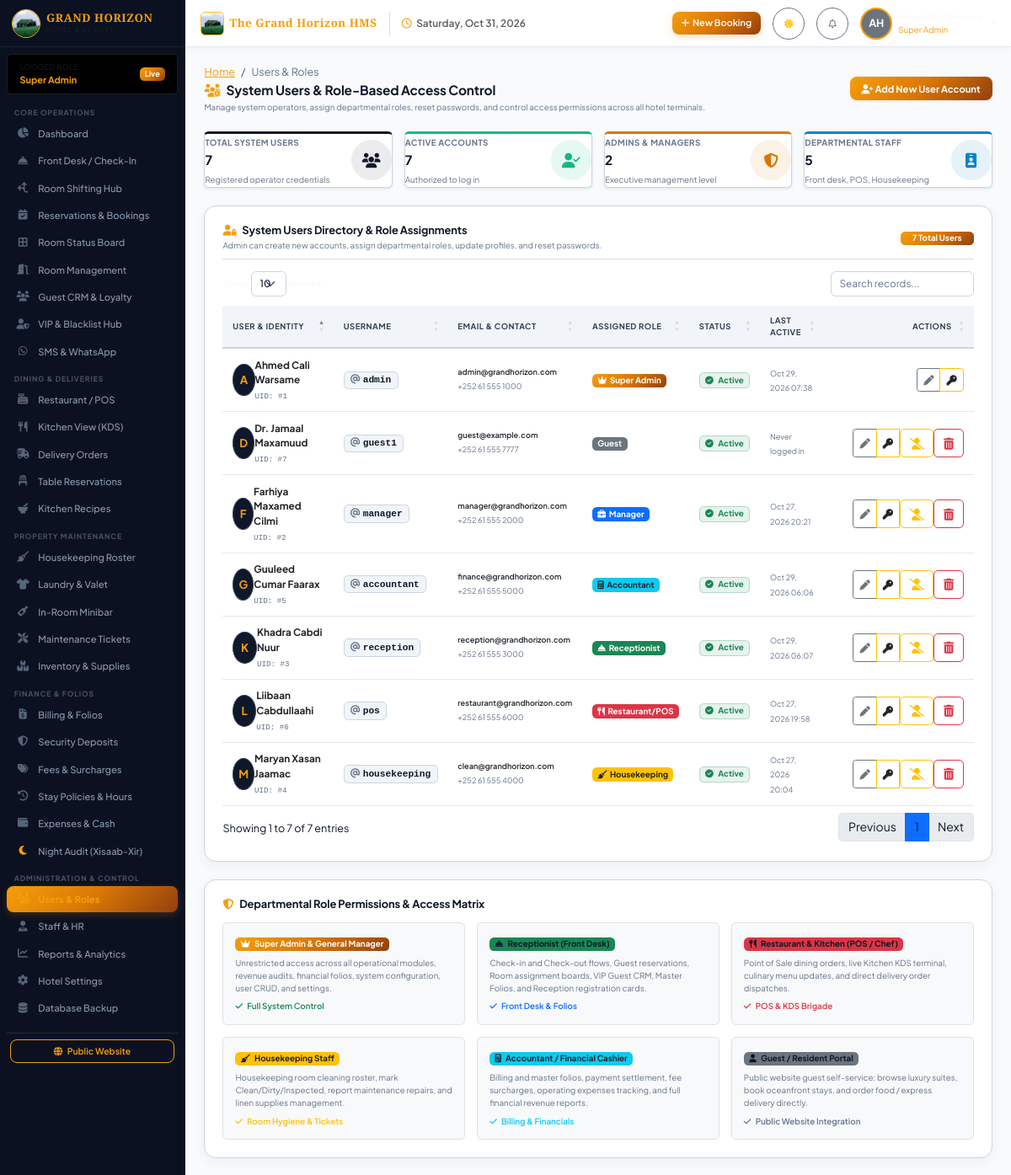
Page /users/ (signed in) on the earlier database version.
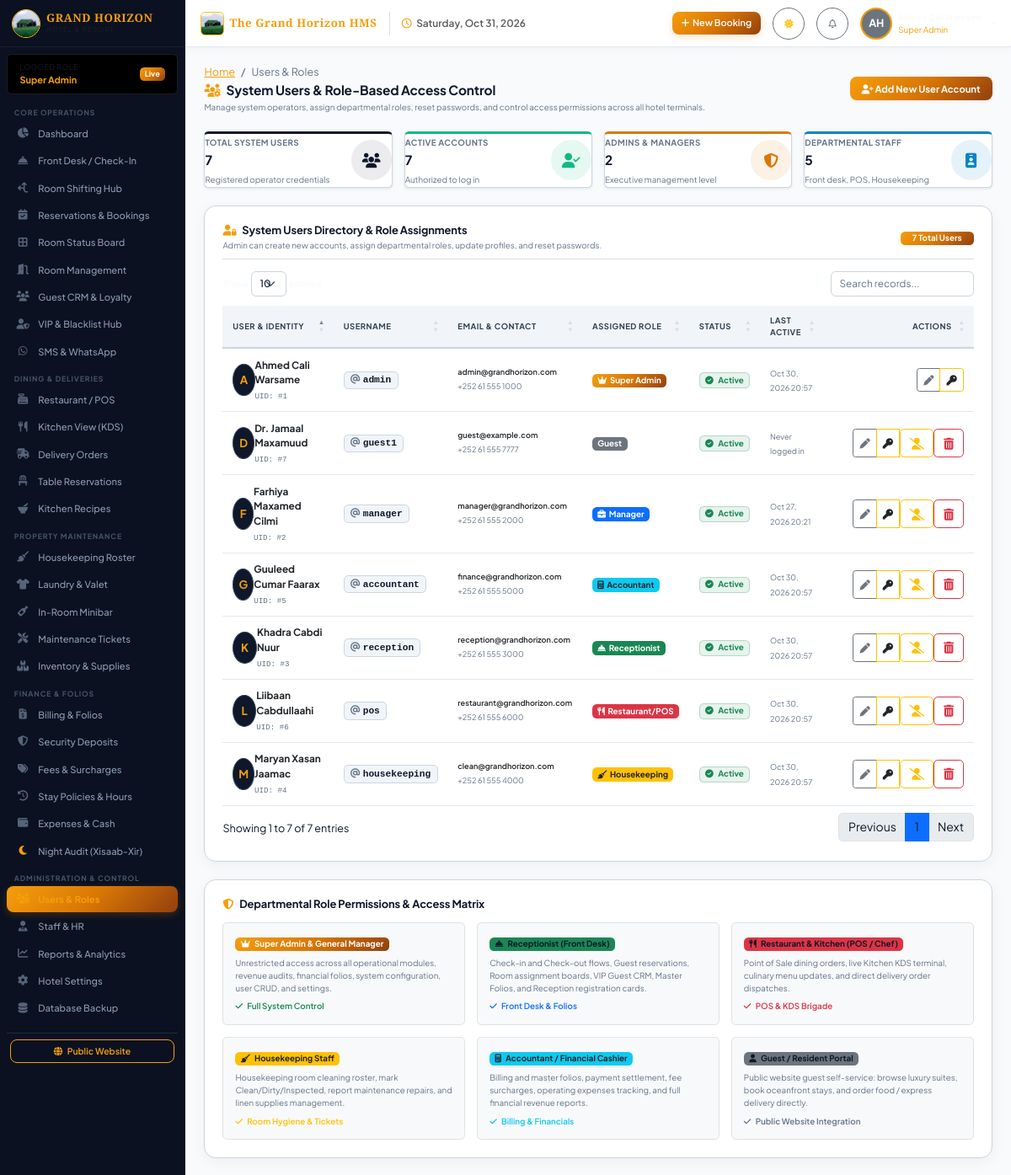
Same page on the later database version.
### app/models/user.py (models this page shows, shortened)
class User(UserMixin, db.Model):
    __tablename__ = 'users'
    id = db.Column(db.Integer, primary_key=True)
    role_id = db.Column(db.Integer, db.ForeignKey('roles.id'), nullable=False)
    username = db.Column(db.String(60), unique=True, nullable=False)
    email = db.Column(db.String(120), unique=True, nullable=False)
    password_hash = db.Column(db.String(255), nullable=False)
    full_name = db.Column(db.String(120), nullable=False)
    phone = db.Column(db.String(30), nullable=True)
    avatar = db.Column(db.String(255), default='default-avatar.png')
    is_active = db.Column(db.Boolean, default=True)
    last_login = db.Column(db.DateTime, nullable=True)
    created_at = db.Column(db.DateTime, default=datetime.utcnow)
    updated_at = db.Column(db.DateTime, default=datetime.utcnow, onupdate=datetime.utcnow)
    role = db.relationship('Role', back_populates='users')
    guest_profile = db.relationship('Guest', back_populates='user', uselist=False)
    employee_profile = db.relationship('Employee', back_populates='user', uselist=False)
    def has_role(self, *role_names):
        if not self.role:
            return False
        return self.role.name in role_names or self.role.name == 'Super Admin'

class Role(db.Model):
    __tablename__ = 'roles'
    id = db.Column(db.Integer, primary_key=True)
    name = db.Column(db.String(50), unique=True, nullable=False)
    description = db.Column(db.String(255), nullable=True)
    created_at = db.Column(db.DateTime, default=datetime.utcnow)
    users = db.relationship('User', back_populates='role', lazy=True)
    permissions = db.relationship('Permission', secondary='role_permissions', back_populates='roles')

### app/routes/users.py (the view)
@users_bp.route('/')
@login_required
def index():
    if not admin_required():
        flash('Access restricted. Admin credentials required to manage system users & roles.', 'danger')
        return redirect(url_for('dashboard.index'))
    users = User.query.order_by(User.id.asc()).all()
    roles = Role.query.order_by(Role.id.asc()).all()
    total_users = len(users)
    active_users = sum(1 for u in users if u.is_active)
    admin_count = sum(1 for u in users if u.role and u.role.name in ['Super Admin', 'Manager'])
    staff_count = total_users - admin_count
    return render_template(
        'users/index.html',
        users=users,
        roles=roles,
        total_users=total_users,
        active_users=active_users,
        admin_count=admin_count,
        staff_count=staff_count
    )

### app/models/misc.py (called while the page is built)
    @classmethod
    def get_value(cls, key, default=None):
        setting = cls.query.filter_by(setting_key=key).first()
        return setting.setting_value if setting else default

### app/models/user.py (called while the page is built)
@login_manager.user_loader
def load_user(user_id):
    return User.query.get(int(user_id))

### app/routes/users.py (called while the page is built)
def admin_required():
    return current_user.is_authenticated and (current_user.has_role('Super Admin', 'Manager') or current_user.role_id == 1)

### app/templates/users/index.html (shortened to what the changed rows need)
{% extends "base.html" %}
{% block content %}
<div class="d-flex justify-content-between align-items-center mb-4 flex-wrap gap-2">
    <div>
        <h2 class="h3 fw-bold mb-1" style="color: #0f172a;">
            <i class="fa-solid fa-users-gear text-gold me-2"></i>System Users &amp; Role-Based Access Control
        </h2>
    </div>
</div>
<div class="card-luxury p-4 mb-4">
    <div class="table-responsive">
        <table class="table-luxury datatable">
            <thead>
                <tr>
                    <th>User &amp; Identity</th>
                    <th>Username</th>
                    <th>Email &amp; Contact</th>
                    <th>Assigned Role</th>
                    <th>Status</th>
                    <th>Last Active</th>
                    <th class="text-end" style="min-width: 140px;">Actions</th>
                </tr>
            </thead>
            <tbody>
                {% for u in users %}
                <tr>
                    <td>
                        <div class="d-flex align-items-center gap-2.5">
                            <div class="rounded-circle d-flex align-items-center justify-content-center fw-bold" style="width: 38px; height: 38px; background: #0f172a; color: #f59e0b; font-size: 0.95rem; border: 1px solid #334155;">
                                {{ u.full_name[:1] | upper if u.full_name else 'U' }}
                            </div>
                            <div>
                                <div class="fw-bold text-dark">{{ u.full_name }}</div>
                                <small class="text-muted font-monospace">UID: #{{ u.id }}</small>
                            </div>
                        </div>
                    </td>
                    <td>
                        <span class="badge px-2.5 py-1 font-monospace fw-bold" style="background: #f1f5f9; color: #0f172a; border: 1px solid #cbd5e1; font-size: 0.8rem;">
                            <i class="fa-solid fa-at text-muted me-1"></i>{{ u.username }}
                        </span>
                    </td>
                    <td>
                        <div class="small fw-semibold text-dark">{{ u.email }}</div>
                        <small class="text-muted">{{ u.phone or 'No phone registered' }}</small>
                    </td>
                    <td>
                        {% if u.role %}
                            {% if u.role.name == 'Super Admin' %}
                                <span class="badge bg-gold text-dark fw-bold px-2.5 py-1"><i class="fa-solid fa-crown me-1"></i>Super Admin</span>
                            {% elif u.role.name == 'Manager' %}
                                <span class="badge bg-primary px-2.5 py-1"><i class="fa-solid fa-briefcase me-1"></i>Manager</span>
                            {% elif u.role.name == 'Receptionist' %}
                                <span class="badge bg-success px-2.5 py-1"><i class="fa-solid fa-bell-concierge me-1"></i>Receptionist</span>
                            {% elif u.role.name == 'Housekeeping' %}
                                <span class="badge bg-warning text-dark px-2.5 py-1"><i class="fa-solid fa-broom me-1"></i>Housekeeping</span>
                            {% elif u.role.name == 'Accountant' %}
                                <span class="badge bg-info text-dark px-2.5 py-1"><i class="fa-solid fa-calculator me-1"></i>Accountant</span>
                            {% elif u.role.name == 'Restaurant/POS Staff' %}
                                <span class="badge bg-danger px-2.5 py-1"><i class="fa-solid fa-utensils me-1"></i>Restaurant/POS</span>
                            {% else %}
                                <span class="badge bg-secondary px-2.5 py-1">{{ u.role.name }}</span>
                            {% endif %}
                        {% else %}
                            <span class="badge bg-secondary">No Role</span>
                        {% endif %}
                    </td>
                    <td>
                        {% if u.is_active %}
                        <span class="badge bg-success bg-opacity-10 text-success border border-success border-opacity-25 px-2.5 py-1">
                            <i class="fa-solid fa-circle-check me-1"></i> Active
                        </span>
                        {% else %}
                        <span class="badge bg-danger bg-opacity-10 text-danger border border-danger border-opacity-25 px-2.5 py-1">
                            <i class="fa-solid fa-circle-xmark me-1"></i> Inactive
                        </span>
                        {% endif %}
                    </td>
                    <td>
                        <small class="text-muted">
                            {{ u.last_login.strftime('%b %d, %Y %H:%M') if u.last_login else 'Never logged in' }}
                        </small>
                    </td>
                    <td class="text-end">
                        <div class="btn-group btn-group-sm">
                            <button type="button" class="btn btn-outline-secondary" title="Edit User Details" data-bs-toggle="modal" data-bs-target="#editUserModal{{ u.id }}">
                                <i class="fa-solid fa-pen"></i>
                            </button>
                            <button type="button" class="btn btn-outline-warning text-dark" title="Reset Password" data-bs-toggle="modal" data-bs-target="#resetPassModal{{ u.id }}">
                                <i class="fa-solid fa-key"></i>
                            </button>
                            {% if u.id != 1 and u.id != current_user.id %}
                            <form action="{{ url_for('users.toggle_status', user_id=u.id) }}" method="POST" class="d-inline">
                                <button type="submit" class="btn btn-outline-{{ 'warning' if u.is_active else 'success' }}" title="{{ 'Deactivate' if u.is_active else 'Activate' }}">
                                    <i class="fa-solid fa-{{ 'user-slash' if u.is_active else 'user-check' }}"></i>
                                </button>
                            </form>
                            <form action="{{ url_for('users.delete_user', user_id=u.id) }}" method="POST" class="d-inline" onsubmit="return confirm('Are you sure you want to permanently delete user account: {{ u.username }}?');">
                                <button type="submit" class="btn btn-outline-danger" title="Delete User">
                                    <i class="fa-solid fa-trash-can"></i>
                                </button>
                            </form>
                            {% endif %}
                        </div>
                    </td>
                </tr>
                {% endfor %}
            </tbody>
        </table>
    </div>
</div>
{% endblock %}

### app/templates/base.html (shortened to what the changed rows need)
<!DOCTYPE html>
<html lang="en">
<head>
    <link rel="stylesheet" href="https://cdnjs.cloudflare.com/ajax/libs/font-awesome/6.5.1/css/all.min.css">
    <link href="https://cdn.jsdelivr.net/npm/bootstrap@5.3.3/dist/css/bootstrap.min.css" rel="stylesheet">
    <link rel="stylesheet" href="https://cdn.datatables.net/1.13.7/css/dataTables.bootstrap5.min.css">
    <link rel="stylesheet" href="https://cdn.jsdelivr.net/npm/fullcalendar@6.1.11/index.global.min.css">
    <link rel="stylesheet" href="{{ url_for('static', filename='css/custom.css') }}">
</head>
<body>
    <div class="app-wrapper">
        <aside class="app-sidebar">
            <div class="sidebar-nav">
                <div class="px-3 py-2 mb-2 rounded bg-black bg-opacity-30 border border-secondary border-opacity-25 d-flex align-items-center justify-content-between">
                    <div class="small text-truncate" style="max-width: 130px;">
                        <span class="text-muted" style="font-size:0.65rem; text-transform:uppercase; letter-spacing:0.04em;">Logged Role</span>
                        <div class="fw-bold text-gold text-truncate" style="font-size:0.78rem;">{{ current_user.role.name if current_user.is_authenticated and current_user.role else 'Operator' }}</div>
                    </div>
                </div>
            </div>
        </aside>
        <div class="app-main">
            <header class="app-topbar">
                <div class="d-flex align-items-center gap-3">
                    {% if current_user.is_authenticated %}
                    <div class="dropdown">
                        <a href="#" class="d-flex align-items-center gap-2 text-decoration-none dropdown-toggle text-light" data-bs-toggle="dropdown">
                            <div class="rounded-circle bg-secondary d-flex align-items-center justify-content-center text-white fw-bold" style="width: 38px; height: 38px; border: 2px solid var(--gold-accent);">
                                {{ current_user.full_name[:2].upper() }}
                            </div>
                            <div class="d-none d-md-block text-start">
                                <div class="fw-semibold small leading-tight">{{ current_user.full_name }}</div>
                                <div class="text-gold" style="font-size: 0.7rem;">{{ current_user.role.name if current_user.role else 'User' }}</div>
                            </div>
                        </a>
                    </div>
                    {% else %}
                    <a href="{{ url_for('auth.login') }}" class="btn btn-outline-gold btn-sm">Log In</a>
                    {% endif %}
                </div>
            </header>
            <main class="app-content">
                {% block content %}{% endblock %}
            </main>
        </div>
    </div>
</body>
</html>

Differences in the rows shown:
changed User "Ahmed Cali Warsame": last_login "Oct 29, 2026 07:38" → "Oct 30, 2026 20:57"
changed User "Khadra Cabdi Nuur": last_login "Oct 29, 2026 06:07" → "Oct 30, 2026 20:57"
changed User "Maryan Xasan Jaamac": last_login "Oct 27, 2026 20:04" → "Oct 30, 2026 20:57"
changed User "Guuleed Cumar Faarax": last_login "Oct 29, 2026 06:06" → "Oct 30, 2026 20:57"
changed User "Liibaan Cabdullaahi": last_login "Oct 27, 2026 19:58" → "Oct 30, 2026 20:57"
